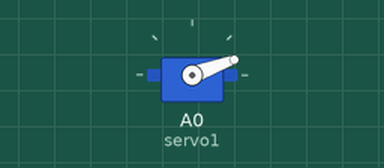
This sketch was run on a simulated Arduino Uno, built with avr-gcc and run on an emulated ATmega328P. Parts: servo.

Above: at 0.05 s.
Timing chart, 0 to 3.0 s (numbered marks = the images above):
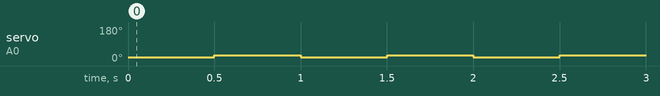

The sketch:

servo.ino
```cpp
#include <Servo.h>

Servo servo1;


void setup() {

  pinMode(A0,OUTPUT);
  servo1.attach(A0);
  Serial.println("Ready");

}

void loop() {

  servo1.write(20);
  delay(500);
  servo1.write(30);
  delay(500);
}
```

Measured:
- by itself, servo on A0 (servo1): alternates 30° for 0.50 s and 20° for 0.50 s
